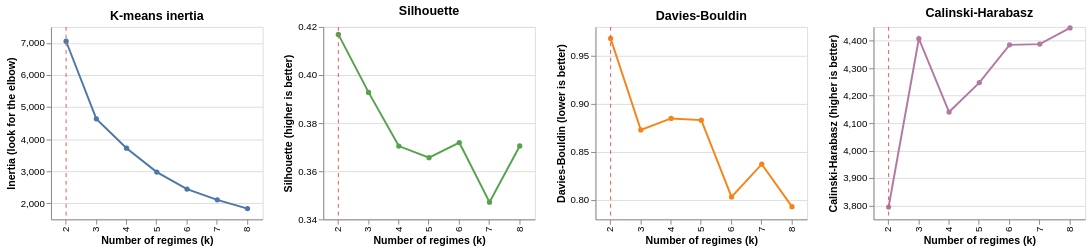

Notebook code cell kept with this figure:
### Markdown cell above
## 3. Choice of k

Same table as notebooks 02 and 03, on the two level columns only.

### Code cell
selection = select_k(features, train_idx, config["clustering"], config["k_range"], config["seed"])
selection_table = exp.selection_table(selection)
print(selection_table)
save_all(run_dirs, exp.save_table, "k_selection", selection_table, show=False)
selection_chart(selection, config["k_values"][0])

### Figure 1 — Vega specification as saved in the notebook (floating-point values rounded to 4 significant figures)
{"$schema": "https://vega.github.io/schema/vega/v6.json", "data": [{"name": "source_0", "values": [{"inertia": 7053.0, "k": 2}, {"inertia": 4634.0, "k": 3}, {"inertia": 3717.0, "k": 4}, {"inertia": 2973.0, "k": 5}, {"inertia": 2444.0, "k": 6}, {"inertia": 2109.0, "k": 7}, {"inertia": 1834.0, "k": 8}]}, {"name": "source_1", "values": [{"k": 2}]}, {"name": "source_2", "values": [{"k": 2, "silhouette": 0.4169}, {"k": 3, "silhouette": 0.3928}, {"k": 4, "silhouette": 0.3705}, {"k": 5, "silhouette": 0.3657}, {"k": 6, "silhouette": 0.3719}, {"k": 7, "silhouette": 0.3471}, {"k": 8, "silhouette": 0.3705}]}, {"name": "source_3", "values": [{"k": 2}]}, {"name": "source_4", "values": [{"davies_bouldin": 0.9681, "k": 2}, {"davies_bouldin": 0.8729, "k": 3}, {"davies_bouldin": 0.8849, "k": 4}, {"davies_bouldin": 0.8831, "k": 5}, {"davies_bouldin": 0.8033, "k": 6}, {"davies_bouldin": 0.8374, "k": 7}, {"davies_bouldin": 0.7932, "k": 8}]}, {"name": "source_5", "values": [{"k": 2}]}, {"name": "source_6", "values": [{"calinski_harabasz": 3795.0, "k": 2}, {"calinski_harabasz": 4407.0, "k": 3}, {"calinski_harabasz": 4140.0, "k": 4}, {"calinski_harabasz": 4247.0, "k": 5}, {"calinski_harabasz": 4385.0, "k": 6}, {"calinski_harabasz": 4388.0, "k": 7}, {"calinski_harabasz": 4446.0, "k": 8}]}, {"name": "source_7", "values": [{"k": 2}]}, {"name": "data_0", "values": [{"inertia": 7053.0, "k": 2}, {"inertia": 4634.0, "k": 3}, {"inertia": 3717.0, "k": 4}, {"inertia": 2973.0, "k": 5}, {"inertia": 2444.0, "k": 6}, {"inertia": 2109.0, "k": 7}, {"inertia": 1834.0, "k": 8}]}, {"name": "data_1", "values": [{"k": 2, "silhouette": 0.4169}, {"k": 3, "silhouette": 0.3928}, {"k": 4, "silhouette": 0.3705}, {"k": 5, "silhouette": 0.3657}, {"k": 6, "silhouette": 0.3719}, {"k": 7, "silhouette": 0.3471}, {"k": 8, "silhouette": 0.3705}]}, {"name": "data_2", "values": [{"davies_bouldin": 0.9681, "k": 2}, {"davies_bouldin": 0.8729, "k": 3}, {"davies_bouldin": 0.8849, "k": 4}, {"davies_bouldin": 0.8831, "k": 5}, {"davies_bouldin": 0.8033, "k": 6}, {"davies_bouldin": 0.8374, "k": 7}, {"davies_bouldin": 0.7932, "k": 8}]}, {"name": "data_3", "values": [{"calinski_harabasz": 3795.0, "k": 2}, {"calinski_harabasz": 4407.0, "k": 3}, {"calinski_harabasz": 4140.0, "k": 4}, {"calinski_harabasz": 4247.0, "k": 5}, {"calinski_harabasz": 4385.0, "k": 6}, {"calinski_harabasz": 4388.0, "k": 7}, {"calinski_harabasz": 4446.0, "k": 8}]}, {"name": "source_0_concat_0_x_domain_k_0", "values": [{"k": 2}, {"k": 3}, {"k": 4}, {"k": 5}, {"k": 6}, {"k": 7}, {"k": 8}]}, {"name": "data_0_concat_0_x_domain_k_1", "values": [{"k": 2}, {"k": 3}, {"k": 4}, {"k": 5}, {"k": 6}, {"k": 7}, {"k": 8}]}, {"name": "source_1_concat_0_x_domain_k_2", "values": [{"k": 2}]}, {"name": "source_2_concat_1_x_domain_k_0", "values": [{"k": 2}, {"k": 3}, {"k": 4}, {"k": 5}, {"k": 6}, {"k": 7}, {"k": 8}]}, {"name": "data_1_concat_1_x_domain_k_1", "values": [{"k": 2}, {"k": 3}, {"k": 4}, {"k": 5}, {"k": 6}, {"k": 7}, {"k": 8}]}, {"name": "source_3_concat_1_x_domain_k_2", "values": [{"k": 2}]}, {"name": "source_4_concat_2_x_domain_k_0", "values": [{"k": 2}, {"k": 3}, {"k": 4}, {"k": 5}, {"k": 6}, {"k": 7}, {"k": 8}]}, {"name": "data_2_concat_2_x_domain_k_1", "values": [{"k": 2}, {"k": 3}, {"k": 4}, {"k": 5}, {"k": 6}, {"k": 7}, {"k": 8}]}, {"name": "source_5_concat_2_x_domain_k_2", "values": [{"k": 2}]}, {"name": "source_6_concat_3_x_domain_k_0", "values": [{"k": 2}, {"k": 3}, {"k": 4}, {"k": 5}, {"k": 6}, {"k": 7}, {"k": 8}]}, {"name": "data_3_concat_3_x_domain_k_1", "values": [{"k": 2}, {"k": 3}, {"k": 4}, {"k": 5}, {"k": 6}, {"k": 7}, {"k": 8}]}, {"name": "source_7_concat_3_x_domain_k_2", "values": [{"k": 2}]}], "signals": [{"name": "childWidth", "value": 220}], "marks": [{"type": "group", "name": "concat_0_group", "encode": {"update": {"width": {"signal": "childWidth"}, "height": {"signal": "height"}}}, "marks": [{"type": "line", "name": "concat_0_layer_0_layer_0_marks", "from": {"data": "source_0"}, "sort": {"field": "x"}, "encode": {"update": {"stroke": {"value": "#4c78a8"}, "y": {"field": "inertia", "scale": "concat_0_y"}, "defined": {"signal": "isValid(datum[\"inertia\"]) && isFinite(+datum[\"inertia\"])"}, "x": {"field": "k", "scale": "concat_0_x", "band": 0.5}}}, "style": ["line"]}, {"type": "symbol", "name": "concat_0_layer_0_layer_1_marks", "from": {"data": "data_0"}, "encode": {"update": {"fill": {"value": "#4c78a8"}, "x": {"field": "k", "scale": "concat_0_x", "band": 0.5}, "y": {"field": "inertia", "scale": "concat_0_y"}, "opacity": {"value": 1}}}, "style": ["point"]}, {"type": "rule", "name": "concat_0_layer_1_marks", "from": {"data": "source_1"}, "encode": {"update": {"x": {"field": "k", "scale": "concat_0_x", "band": 0.5}, "y": {"value": 0}, "stroke": {"value": "#e45756"}, "y2": {"field": {"signal": null, "datum": null, "group": "height", "parent": null}}, "strokeDash": {"value": [4, 4]}}}, "style": ["rule"]}], "axes": [{"scale": "concat_0_y", "ticks": false, "labels": false, "gridScale": "concat_0_x", "tickCount": {"signal": "ceil(height/40)"}, "domain": false, "maxExtent": 0, "minExtent": 0, "zindex": 0, "aria": false, "grid": true, "orient": "left"}, {"scale": "concat_0_x", "zindex": 0, "labelBaseline": "middle", "grid": false, "title": "Number of regimes (k)", "orient": "bottom", "labelAlign": "right", "labelAngle": 270}, {"scale": "concat_0_y", "grid": false, "title": "Inertia (look for the elbow)", "tickCount": {"signal": "ceil(height/40)"}, "zindex": 0, "labelOverlap": true, "orient": "left"}], "title": {"text": "K-means inertia", "frame": "group"}, "style": "cell"}, {"type": "group", "name": "concat_1_group", "encode": {"update": {"width": {"signal": "childWidth"}, "height": {"signal": "height"}}}, "marks": [{"type": "line", "name": "concat_1_layer_0_layer_0_marks", "from": {"data": "source_2"}, "sort": {"field": "x"}, "encode": {"update": {"defined": {"signal": "isValid(datum[\"silhouette\"]) && isFinite(+datum[\"silhouette\"])"}, "stroke": {"value": "#54a24b"}, "y": {"field": "silhouette", "scale": "concat_1_y"}, "x": {"field": "k", "scale": "concat_1_x", "band": 0.5}}}, "style": ["line"]}, {"type": "symbol", "name": "concat_1_layer_0_layer_1_marks", "from": {"data": "data_1"}, "encode": {"update": {"x": {"field": "k", "scale": "concat_1_x", "band": 0.5}, "fill": {"value": "#54a24b"}, "opacity": {"value": 1}, "y": {"field": "silhouette", "scale": "concat_1_y"}}}, "style": ["point"]}, {"type": "rule", "name": "concat_1_layer_1_marks", "from": {"data": "source_3"}, "encode": {"update": {"x": {"field": "k", "scale": "concat_1_x", "band": 0.5}, "stroke": {"value": "#e45756"}, "y": {"value": 0}, "strokeDash": {"value": [4, 4]}, "y2": {"field": {"signal": null, "datum": null, "group": "height", "parent": null}}}}, "style": ["rule"]}], "axes": [{"scale": "concat_1_y", "zindex": 0, "maxExtent": 0, "tickCount": {"signal": "ceil(height/40)"}, "gridScale": "concat_1_x", "minExtent": 0, "orient": "left", "grid": true, "domain": false, "labels": false, "aria": false, "ticks": false}, {"scale": "concat_1_x", "labelAngle": 270, "orient": "bottom", "zindex": 0, "grid": false, "labelBaseline": "middle", "title": "Number of regimes (k)", "labelAlign": "right"}, {"scale": "concat_1_y", "title": "Silhouette (higher is better)", "grid": false, "orient": "left", "labelOverlap": true, "tickCount": {"signal": "ceil(height/40)"}, "zindex": 0}], "title": {"text": "Silhouette", "frame": "group"}, "style": "cell"}, {"type": "group", "name": "concat_2_group", "encode": {"update": {"height": {"signal": "height"}, "width": {"signal": "childWidth"}}}, "marks": [{"type": "line", "name": "concat_2_layer_0_layer_0_marks", "from": {"data": "source_4"}, "sort": {"field": "x"}, "encode": {"update": {"x": {"field": "k", "scale": "concat_2_x", "band": 0.5}, "stroke": {"value": "#f58518"}, "y": {"field": "davies_bouldin", "scale": "concat_2_y"}, "defined": {"signal": "isValid(datum[\"davies_bouldin\"]) && isFinite(+datum[\"davies_bouldin\"])"}}}, "style": ["line"]}, {"type": "symbol", "name": "concat_2_layer_0_layer_1_marks", "from": {"data": "data_2"}, "encode": {"update": {"y": {"field": "davies_bouldin", "scale": "concat_2_y"}, "x": {"field": "k", "scale": "concat_2_x", "band": 0.5}, "opacity": {"value": 1}, "fill": {"value": "#f58518"}}}, "style": ["point"]}, {"type": "rule", "name": "concat_2_layer_1_marks", "from": {"data": "source_5"}, "encode": {"update": {"strokeDash": {"value": [4, 4]}, "y": {"value": 0}, "stroke": {"value": "#e45756"}, "x": {"field": "k", "scale": "concat_2_x", "band": 0.5}, "y2": {"field": {"signal": null, "datum": null, "group": "height", "parent": null}}}}, "style": ["rule"]}], "axes": [{"scale": "concat_2_y", "labels": false, "minExtent": 0, "aria": false, "domain": false, "grid": true, "maxExtent": 0, "ticks": false, "orient": "left", "zindex": 0, "tickCount": {"signal": "ceil(height/40)"}, "gridScale": "concat_2_x"}, {"scale": "concat_2_x", "labelAngle": 270, "orient": "bottom", "labelBaseline": "middle", "labelAlign": "right", "title": "Number of regimes (k)", "zindex": 0, "grid": false}, {"scale": "concat_2_y", "title": "Davies-Bouldin (lower is better)", "labelOverlap": true, "orient": "left", "tickCount": {"signal": "ceil(height/40)"}, "grid": false, "zindex": 0}], "title": {"text": "Davies-Bouldin", "frame": "group"}, "style": "cell"}, {"type": "group", "name": "concat_3_group", "encode": {"update": {"height": {"signal": "height"}, "width": {"signal": "childWidth"}}}, "marks": [{"type": "line", "name": "concat_3_layer_0_layer_0_marks", "from": {"data": "source_6"}, "sort": {"field": "x"}, "encode": {"update": {"stroke": {"value": "#b279a2"}, "y": {"field": "calinski_harabasz", "scale": "concat_3_y"}, "x": {"field": "k", "scale": "concat_3_x", "band": 0.5}, "defined": {"signal": "isValid(datum[\"calinski_harabasz\"]) && isFinite(+datum[\"calinski_harabasz\"])"}}}, "style": ["line"]}, {"type": "symbol", "name": "concat_3_layer_0_layer_1_marks", "from": {"data": "data_3"}, "encode": {"update": {"fill": {"value": "#b279a2"}, "y": {"field": "calinski_harabasz", "scale": "concat_3_y"}, "x": {"field": "k", "scale": "concat_3_x", "band": 0.5}, "opacity": {"value": 1}}}, "style": ["point"]}, {"type": "rule", "name": "concat_3_layer_1_marks", "from": {"data": "source_7"}, "encode": {"update": {"y2": {"field": {"signal": null, "datum": null, "group": "height", "parent": null}}, "stroke": {"value": "#e45756"}, "x": {"field": "k", "scale": "concat_3_x", "band": 0.5}, "y": {"value": 0}, "strokeDash": {"value": [4, 4]}}}, "style": ["rule"]}], "axes": [{"scale": "concat_3_y", "minExtent": 0, "zindex": 0, "aria": false, "orient": "left", "tickCount": {"signal": "ceil(height/40)"}, "labels": false, "maxExtent": 0, "gridScale": "concat_3_x", "ticks": false, "domain": false, "grid": true}, {"scale": "concat_3_x", "labelAlign": "right", "grid": false, "labelBaseline": "middle", "labelAngle": 270, "zindex": 0, "orient": "bottom", "title": "Number of regimes (k)"}, {"scale": "concat_3_y", "orient": "left", "labelOverlap": true, "title": "Calinski-Harabasz (higher is better)", "tickCount": {"signal": "ceil(height/40)"}, "grid": false, "zindex": 0}], "title": {"text": "Calinski-Harabasz", "frame": "group"}, "style": "cell"}], "scales": [{"name": "concat_0_x", "type": "band", "domain": {"fields": [{"data": "source_0_concat_0_x_domain_k_0", "field": "k"}, {"data": "data_0_concat_0_x_domain_k_1", "field": "k"}, {"data": "source_1_concat_0_x_domain_k_2", "field": "k"}], "sort": true}, "range": [0, {"signal": "childWidth"}], "paddingOuter": 0, "paddingInner": 0}, {"name": "concat_0_y", "type": "linear", "domain": {"fields": [{"data": "source_0", "field": "inertia"}, {"data": "data_0", "field": "inertia"}]}, "range": [{"signal": "height"}, 0], "nice": true, "zero": false}, {"name": "concat_1_x", "type": "band", "domain": {"fields": [{"data": "source_2_concat_1_x_domain_k_0", "field": "k"}, {"data": "data_1_concat_1_x_domain_k_1", "field": "k"}, {"data": "source_3_concat_1_x_domain_k_2", "field": "k"}], "sort": true}, "range": [0, {"signal": "childWidth"}], "paddingInner": 0, "paddingOuter": 0}, {"name": "concat_1_y", "type": "linear", "domain": {"fields": [{"data": "source_2", "field": "silhouette"}, {"data": "data_1", "field": "silhouette"}]}, "range": [{"signal": "height"}, 0], "nice": true, "zero": false}, {"name": "concat_2_x", "type": "band", "domain": {"fields": [{"data": "source_4_concat_2_x_domain_k_0", "field": "k"}, {"data": "data_2_concat_2_x_domain_k_1", "field": "k"}, {"data": "source_5_concat_2_x_domain_k_2", "field": "k"}], "sort": true}, "range": [0, {"signal": "childWidth"}], "paddingInner": 0, "paddingOuter": 0}, {"name": "concat_2_y", "type": "linear", "domain": {"fields": [{"data": "source_4", "field": "davies_bouldin"}, {"data": "data_2", "field": "davies_bouldin"}]}, "range": [{"signal": "height"}, 0], "zero": false, "nice": true}, {"name": "concat_3_x", "type": "band", "domain": {"fields": [{"data": "source_6_concat_3_x_domain_k_0", "field": "k"}, {"data": "data_3_concat_3_x_domain_k_1", "field": "k"}, {"data": "source_7_concat_3_x_domain_k_2", "field": "k"}], "sort": true}, "range": [0, {"signal": "childWidth"}], "paddingOuter": 0, "paddingInner": 0}, {"name": "concat_3_y", "type": "linear", "domain": {"fields": [{"data": "source_6", "field": "calinski_harabasz"}, {"data": "data_3", "field": "calinski_harabasz"}]}, "range": [{"signal": "height"}, 0], "zero": false, "nice": true}], "height": 200, "background": "white", "padding": 5, "layout": {"padding": 20, "bounds": "full", "align": "each"}}
